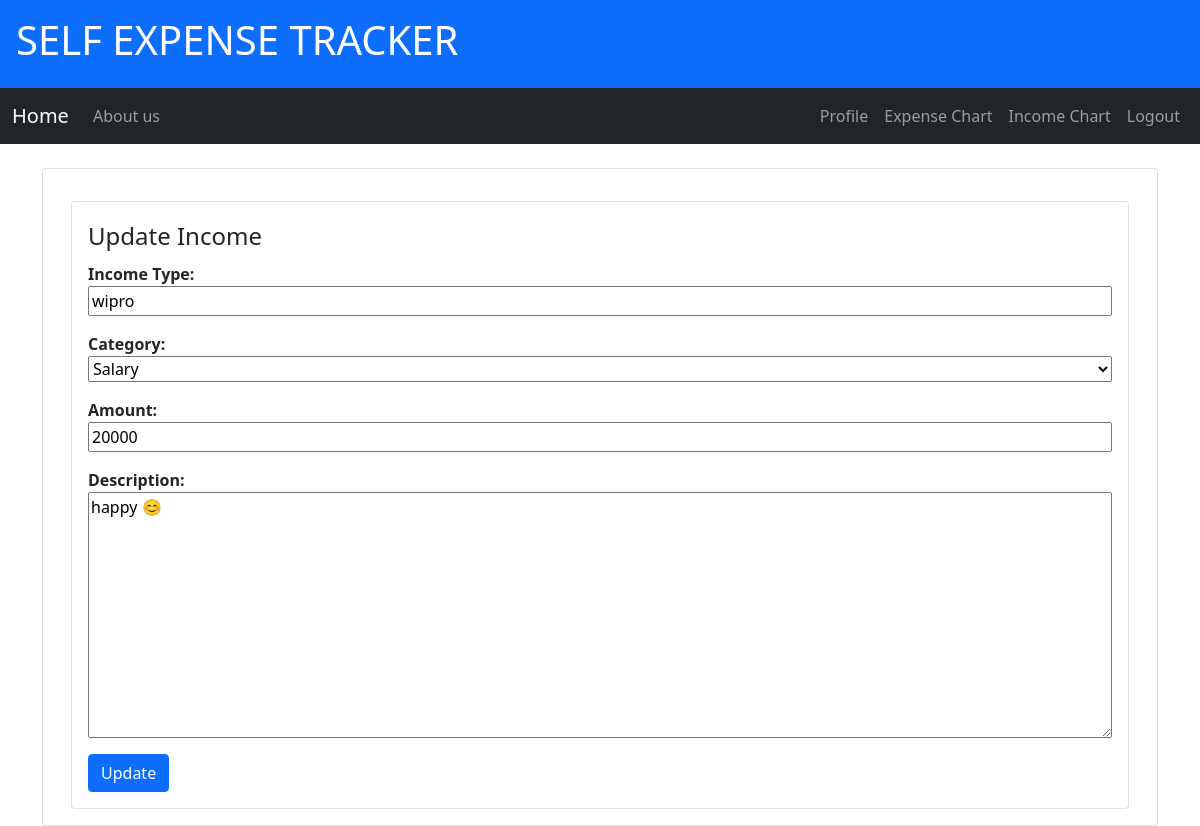
The app's page /income/6/update/ (signed in) with its own data.
### finance/models.py (models this page shows, shortened)
class Income(models.Model):
    INCOME_CHOICES = [
        ('Salary', 'Salary'),
        ('Sales', 'Sales'),
        ('Dividends', 'Dividends'),
        ('Rental', 'Rental'),
        ('Grants', 'Grants'),
        ('Refunds', 'Refunds'),
        ('Awards', 'Awards'),
        ('Others', 'Others'),
    ]
    user = models.ForeignKey(User, on_delete=models.CASCADE)
    income_type = models.CharField(max_length=25)
    category = models.CharField(max_length=25, choices=INCOME_CHOICES)
    date = models.DateTimeField(default=timezone.now)
    amount = models.IntegerField()
    description = models.TextField(blank=True)

### finance/views.py (the view, shortened to what this page needs)
# urls.py: path('income/<int:pk>/update/', IncomeUpdateView.as_view(), name='income-update'),
class IncomeUpdateView(LoginRequiredMixin, UpdateView):
    model = Income
    fields = ['date', 'income_type', 'amount', 'category', 'description']

### finance/templates/finance/income_form.html (shortened to what this page needs)
{% extends "finance/base.html" %}
{% block content %}
<div class="container mt-3">
    <div class="card">
        <div class="card-body">
            <form method="POST">
                <fieldset>
                    <legend>{% if object %}Update Income{% else %}Add Income{% endif %}</legend>
                    <div class="mb-3" style="display: flex; flex-direction: column;">
                        <label style="align-self: flex-start; font-weight: bold;">Income Type:</label>
                        {{ form.income_type }}
                    </div>
                    <div class="mb-3" style="display: flex; flex-direction: column;">
                        <label style="align-self: flex-start; font-weight: bold;">Category:</label>
                        {{ form.category }}
                    </div>
                    <div class="mb-3" style="display: flex; flex-direction: column;">
                        <label style="align-self: flex-start; font-weight: bold;">Amount:</label>
                        {{ form.amount }}
                    </div>
                    <div class="mb-3" style="display: flex; flex-direction: column;">
                        <label style="align-self: flex-start; font-weight: bold;">Description:</label>
                        {{ form.description }}
                    </div>
                </fieldset>
                <button type="submit" class="btn btn-primary">{% if object %}Update{% else %}Add{% endif %}</button>
            </form>
        </div>
    </div>
</div>
{% endblock %}

### records on screen
Income: income_type "wipro", category "Salary", amount "20000", description "happy 😊"
